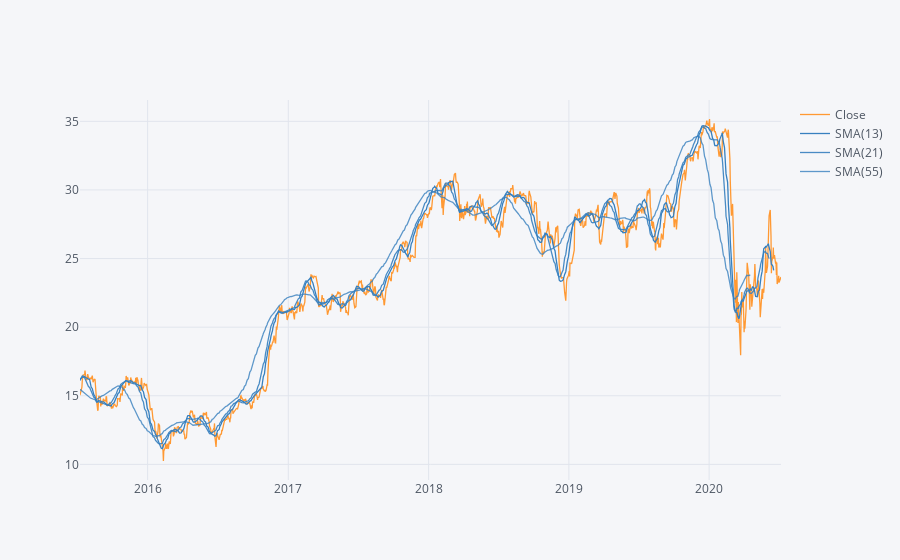

Here is the notebook cell this chart was saved with:
### Markdown cell above
### Use .ta_plot(study='sma') to create a Simple Moving Averages plot of Morgan Stanley for the year 2015.

### Code cell
plt.figure(figsize=[12,8])
BAC['Close'].ta_plot(study='sma',periods=[13,21,55],title='Simple Moving Averages')

### Figure 1 — Plotly figure (JSON) as saved in the notebook; plotly's stock layout.template omitted (floating-point values rounded to 4 significant figures; data arrays with more than 128 entries replaced by an {"elided": "..."} marker saying what was removed)
{"data": [{"line": {"color": "rgba(255, 153, 51, 1.0)", "dash": "solid", "shape": "linear", "width": 1.3}, "mode": "lines", "name": "Close", "text": "", "type": "scatter", "x": {"elided": "1257 str values"}, "y": {"elided": "1257 float values"}}, {"line": {"color": "rgba(55, 128, 191, 1.0)", "dash": "solid", "shape": "linear", "width": 1.3}, "mode": "lines", "name": "SMA(13)", "text": "", "type": "scatter", "x": {"elided": "1257 str values"}, "y": {"elided": "1257 mixed values"}}, {"line": {"color": "rgba(55, 128, 191, 0.8999999999999999)", "dash": "solid", "shape": "linear", "width": 1.3}, "mode": "lines", "name": "SMA(21)", "text": "", "type": "scatter", "x": {"elided": "1257 str values"}, "y": {"elided": "1257 mixed values"}}, {"line": {"color": "rgba(55, 128, 191, 0.7999999999999998)", "dash": "solid", "shape": "linear", "width": 1.3}, "mode": "lines", "name": "SMA(55)", "text": "", "type": "scatter", "x": {"elided": "1257 str values"}, "y": {"elided": "1257 mixed values"}}], "layout": {"legend": {"bgcolor": "#F5F6F9", "font": {"color": "#4D5663"}}, "paper_bgcolor": "#F5F6F9", "plot_bgcolor": "#F5F6F9", "title": {"font": {"color": "#4D5663"}}, "xaxis": {"gridcolor": "#E1E5ED", "showgrid": true, "tickfont": {"color": "#4D5663"}, "title": {"font": {"color": "#4D5663"}, "text": ""}, "zerolinecolor": "#E1E5ED"}, "yaxis": {"gridcolor": "#E1E5ED", "showgrid": true, "tickfont": {"color": "#4D5663"}, "title": {"font": {"color": "#4D5663"}, "text": ""}, "zerolinecolor": "#E1E5ED"}}}
